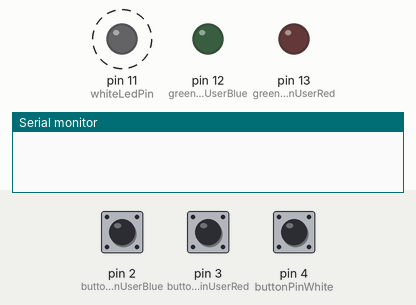
Simulated run of this sketch. Board: Arduino Uno, built with avr-gcc and run on an emulated ATmega328P. Parts: output pins drawn as LEDs (lit = HIGH), the last lines printed to the serial monitor. Dashed ring = blinking. Inputs (shaded band) come from the test bench; at power-on: pin 2 (buttonPinUserBlue) LOW, pin 4 (buttonPinWhite) LOW, pin 3 (buttonPinUserRed) LOW. Random numbers use the default seed unless the sketch sets one.

Above: at 2.1 s.
2.2 s: pin 2 (buttonPinUserBlue) pulled HIGH for 0.15 s
At 2.7 s:
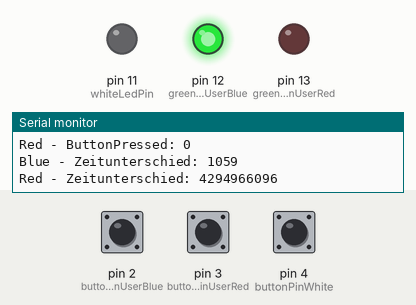
4.3 s: pin 4 (buttonPinWhite) pulled HIGH for 0.15 s
At 6.8 s:
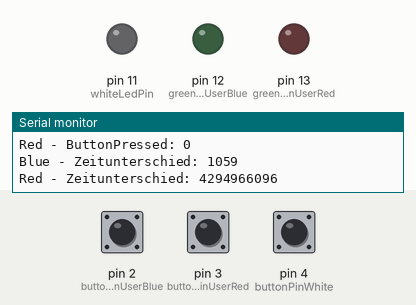
7.1 s: pin 3 (buttonPinUserRed) pulled HIGH for 0.15 s
At 7.6 s:
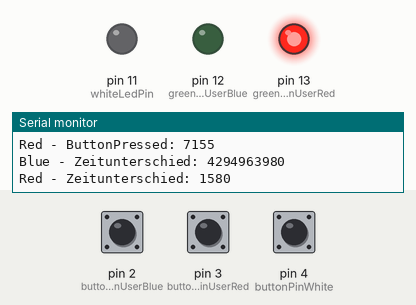
Timing chart, 0 to 10.1 s (numbered marks = the images above; inputs shaded):
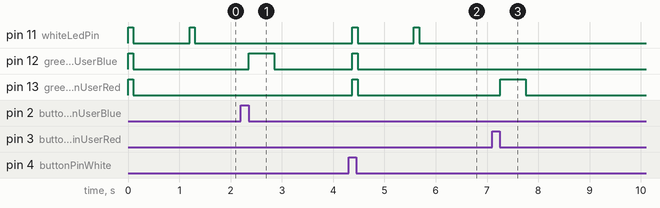

Measured:
- after the input at 2.2 s, pin 12 (greenLedPinUserBlue): LOW → HIGH after 0.16 s, → LOW 0.50 s later
- after the input at 4.3 s, pin 11 (whiteLedPin): alternates HIGH for 0.10 s and LOW for 1.1 s, starting after 0.08 s; pin 12 (greenLedPinUserBlue), pin 13 (greenLedPinUserRed): LOW → HIGH after 0.08 s, → LOW 0.10 s later
- after the input at 7.1 s, pin 13 (greenLedPinUserRed): LOW → HIGH after 0.15 s, → LOW 0.50 s later
- by itself, pin 11 (whiteLedPin): alternates HIGH for 0.10 s and LOW for 1.1 s

The sketch:

Schaltung2Neu.ino
```cpp
/**
 * Modul 242 - Mikroprozessoranwendungen realisieren
 *
 * Leistungsbeurteilung 2
 * Schaltung 2
 *
 * Marina Stucki
 * IABM16c
 * 09.04.2019
 *
 * Diese Schaltung dient dem persönlichen Vergnügen.
 *
 * Diese Schaltung repräsentiert ein Spiel.
 * Es gibt den User Blau und Rot.
 * Beim Start läuchten alle 3 Led Lampen auf.
 * Nach einer zufälligen Anzahl Sekunden (Beschränkt auf 15) leuchtet die weisse LED Lampe in der Mitte auf.
 * Nun müssen die Benutzer so schnell wie möglich den entsprechenden Button (Blau oder Rot) drücken.
 * Der schnellere Benutzer gewinnd. Dies wird mit dem Aufleuchten der Grünen Lampe auf der enstrechenden Seite gezeigt.
 * Um das Spiel neu zu starten, muss der weisse Button gedrückt werden.
 *
 */
#include <time.h>
#include <stdlib.h>

// Variablen deklarieren & ggf. initialisieren
int randomTimeLed;  // in Sekunden
int timerWhiteLed = 100;    // Je höcher die Nummer, desto langsamer das Timing
int timerGreenLeds = 500;    // Je höcher die Nummer, desto langsamer das Timing

int buttonStateBlue;    // Kann LOW oder HIGH sein. Auslesung vom Input Pin (Button)
int lastButtonStateBlue = LOW;  // Der zuvor gelesene Wert vom Input Pin (Button) -> vorheriger ButtonState
int buttonReadingBlue;
unsigned long startTimeBlue;
unsigned long buttonPressedTimeBlue = 0;
unsigned long timeDifferenceUserBlue;

int buttonStateRed;    // Kann LOW oder HIGH sein. Auslesung vom Input Pin (Button)
int lastButtonStateRed = LOW;  // Der zuvor gelesene Wert vom Input Pin (Button) -> vorheriger ButtonState
int buttonReadingRed;
unsigned long startTimeRed;
unsigned long buttonPressedTimeRed = 0;
unsigned long timeDifferenceUserRed;

// Die Variablen haben den Datentyp unsigned long, weil die Zeit in millisekunden
// gemessen wird und die Zahl schnell zu gross wird für den Datentyp int.
unsigned long debounceDelay = 50;    // the debounce time; increase if the output flickers
int buttonReadingWhite;

// Konstonanten, da die PinNr. nicht verändert werden soll.
const int buttonPinUserBlue = 2;
const int buttonPinUserRed = 3;
const int buttonPinWhite = 4;
const int whiteLedPin = 11;
const int greenLedPinUserBlue = 12;
const int greenLedPinUserRed = 13;

void setup() {

  Serial.begin(9600);
  // Initialisierung der Pins
  pinMode(buttonPinUserBlue, INPUT);
  pinMode(buttonPinUserRed, INPUT);
  pinMode(buttonPinWhite, INPUT);

  pinMode(whiteLedPin, OUTPUT);
  pinMode(greenLedPinUserBlue, OUTPUT);
  pinMode(greenLedPinUserRed, OUTPUT);
}

void loop() {

  // Initialisierung
  buttonReadingBlue = LOW;
  buttonReadingRed = LOW;
  buttonReadingWhite = LOW;


  digitalWrite(greenLedPinUserRed, HIGH);
  digitalWrite(greenLedPinUserBlue, HIGH);
  digitalWrite(whiteLedPin, HIGH);
  delay(timerWhiteLed);
  digitalWrite(greenLedPinUserRed, LOW);
  digitalWrite(greenLedPinUserBlue, LOW);
  digitalWrite(whiteLedPin, LOW);
  delay(timerWhiteLed);

  // Zufällige Wartezeit bis LED aufleuchtet
  srand(time(NULL));
  randomTimeLed = rand() % 6;
  if (randomTimeLed != 0){
    delay(randomTimeLed * 1000);
  }
  else{
    delay(1000);
  }

  // Timer start, User Rot und Blau auf gleiche Zeit setzen.
  startTimeBlue = millis();
  startTimeRed = startTimeBlue;

  digitalWrite(whiteLedPin, HIGH);
  delay(timerWhiteLed);
  digitalWrite(whiteLedPin, LOW);

  do {
    buttonReadingBlue = digitalRead(buttonPinUserBlue);
    buttonReadingRed = digitalRead(buttonPinUserRed);
    delay(40);
  } while(buttonReadingBlue == LOW && buttonReadingRed == LOW);

  // Überprüft, ob der Button gedrückt wurde.
  if (buttonReadingBlue != lastButtonStateBlue) {
    // Wenn der Button gedrück wurde, wird die lastDebounceTime zurückgesetzt.
    buttonPressedTimeBlue = millis();
  }

  // Überprüft, ob der Button gedrückt wurde.
  if (buttonReadingRed != lastButtonStateRed) {
    // Wenn der Button gedrück wurde, wird die lastDebounceTime zurückgesetzt.
    buttonPressedTimeRed = millis();
  }

  timeDifferenceUserBlue = buttonPressedTimeBlue - startTimeBlue;
  timeDifferenceUserRed = buttonPressedTimeRed - startTimeRed;

  Serial.println("Blue - Start: " + String(startTimeBlue, DEC));
  Serial.println("Red - Start: " + String(startTimeRed, DEC));
  Serial.println("Blue - ButtonPressed: " + String(buttonPressedTimeBlue, DEC));
  Serial.println("Red - ButtonPressed: " + String(buttonPressedTimeRed, DEC));
  Serial.println("Blue - Zeitunterschied: " + String(timeDifferenceUserBlue, DEC));
  Serial.println("Red - Zeitunterschied: " + String(timeDifferenceUserRed, DEC));

  // Wenn der Benutzer Blau zuerst den Button gedrückt hat, erleuchtet die grüne Lampe links
  if(timeDifferenceUserBlue < timeDifferenceUserRed){
    digitalWrite(greenLedPinUserBlue, HIGH);
    delay(timerGreenLeds);
    digitalWrite(greenLedPinUserBlue, LOW);
  }
  // Wenn der Benutzer Rot zuerst den Button gedrückt hat, erleuchtet die grüne Lampe rechts
  else if (timeDifferenceUserBlue > timeDifferenceUserRed){
    digitalWrite(greenLedPinUserRed, HIGH);
    delay(timerGreenLeds);
    digitalWrite(greenLedPinUserRed, LOW);
  }
  // Wenn beide Benutzer die Buttons gleichzeitig gedrückt haben, erläuchten alle 3 LED's in kurzem Abstand hintereinander.
  else {
    for (int i = 0; i < 4; i++){
      digitalWrite(greenLedPinUserRed, HIGH);
      digitalWrite(greenLedPinUserBlue, HIGH);
      digitalWrite(whiteLedPin, HIGH);
      delay(timerWhiteLed);
      digitalWrite(greenLedPinUserRed, LOW);
      digitalWrite(greenLedPinUserBlue, LOW);
      digitalWrite(whiteLedPin, LOW);
      delay(timerWhiteLed);
    }
  }

  // Neues Spiel starten durch Klick auf Button Weiss
  do {
    buttonReadingWhite = digitalRead(buttonPinWhite);
    delay(40);
  } while(buttonReadingWhite == LOW);

}
```
